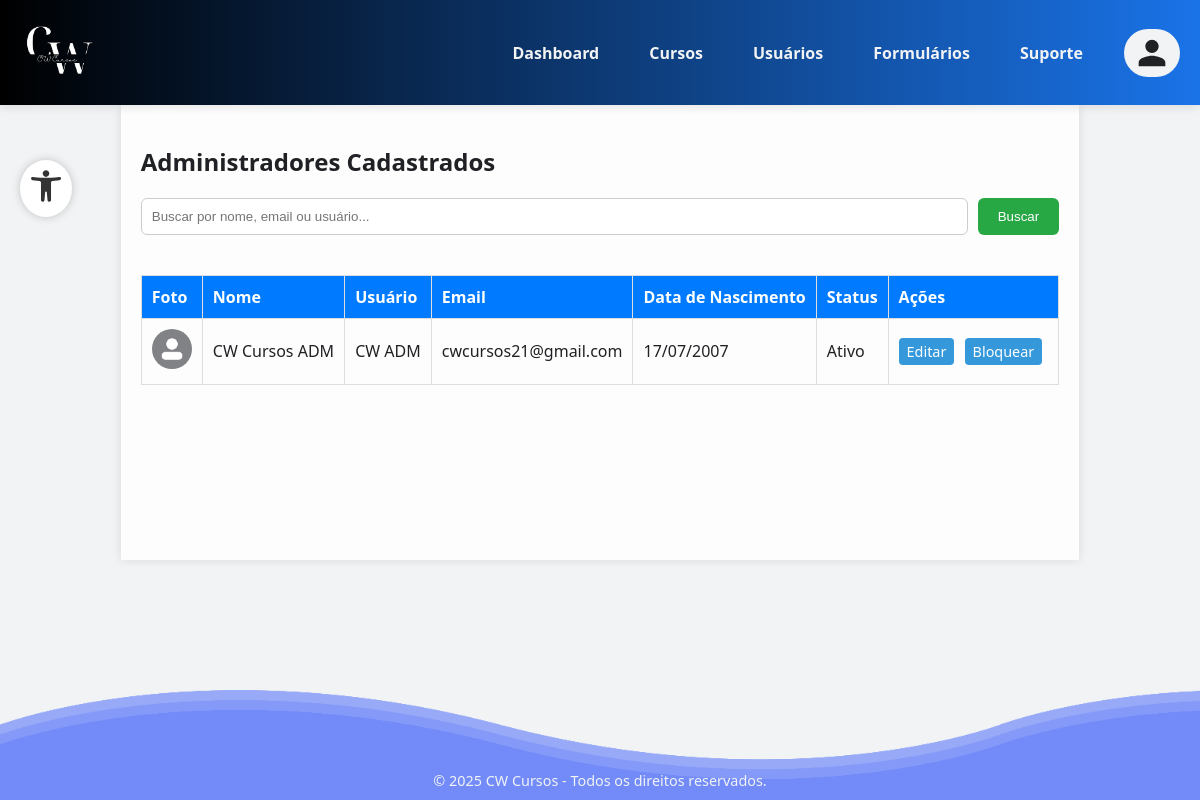
The app's page /administrador/usuarios/administrador/list.php, older data.
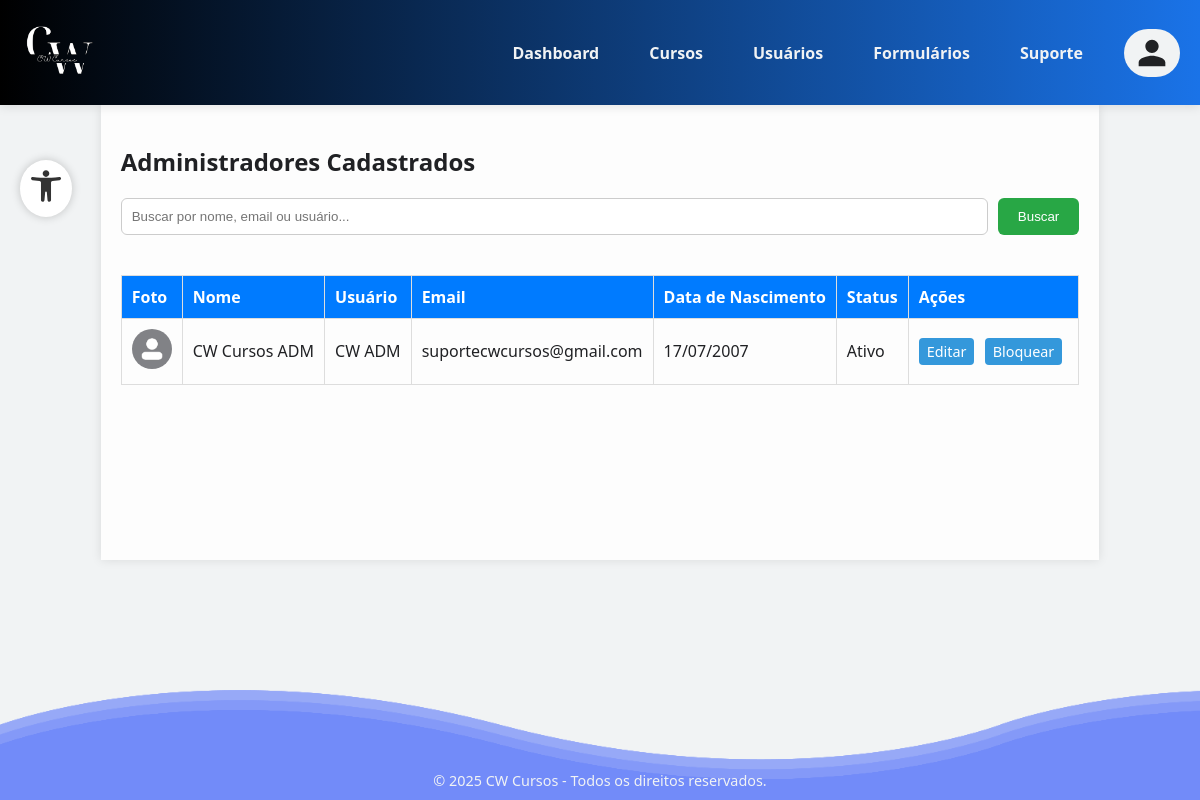
The same page, newer data.
### tables this page shows
CREATE TABLE IF NOT EXISTS `usuarios` (
  `id` int NOT NULL AUTO_INCREMENT,
  `nome` varchar(45) DEFAULT NULL,
  `usuario` varchar(50) DEFAULT NULL,
  `email` varchar(255) DEFAULT NULL,
  `senha` varchar(255) DEFAULT NULL,
  `photo` varchar(255) DEFAULT '/AAP-5_3306/funcoes/uploads/profile/default_profile.jpg',
  `data_nascimento` date DEFAULT NULL,
  `tipo` enum('aluno','professor','administrador') NOT NULL DEFAULT 'aluno',
  `status` enum('ativo','pendente','bloqueado') NOT NULL DEFAULT 'ativo',
  `reset_token_hash` varchar(255) DEFAULT NULL,
  `reset_token_expires_at` datetime DEFAULT NULL,
  `aceitou_termos` tinyint(1) NOT NULL DEFAULT '0',
  `cpf` varchar(14) DEFAULT NULL,
  `rg` varchar(20) DEFAULT NULL,
  `endereco` varchar(255) DEFAULT NULL,
  `telefone` varchar(20) DEFAULT NULL,
  `linkedin` varchar(255) DEFAULT NULL,
  `experiencia` text,
  `area_conhecimento` varchar(100) DEFAULT NULL,
  `disponibilidade` varchar(100) DEFAULT NULL,
  `token_ativacao` varchar(255) DEFAULT NULL,
  PRIMARY KEY (`id`),
  UNIQUE KEY `email` (`email`),
  UNIQUE KEY `usuario` (`usuario`) USING BTREE
);

### administrador/usuarios/funcoes/listagemUsuarios.php (the view, shortened to what this page needs)
<?php
function listarUsuarios($conexao, $type, $busca = '')
{
    $type = mysqli_real_escape_string($conexao, $type);
    $query = "SELECT * FROM usuarios WHERE tipo = '$type'";
    $query .= " ORDER BY nome ASC";
    $result = mysqli_query($conexao, $query);
    if (mysqli_num_rows($result) > 0) {
        echo '<table>
            <thead>
                <tr>
                    <th>Foto</th>
                    <th>Nome</th>
                    <th>Usuário</th>
                    <th>Email</th>';
        echo '      <th>Data de Nascimento</th>
                    <th>Status</th>
                    <th>Ações</th>
                </tr>
            </thead>
            <tbody>';
        while ($row = mysqli_fetch_assoc($result)) {
            $id = $row['id'];
            $nome = htmlspecialchars($row['nome']);
            $usuario = htmlspecialchars($row['usuario']);
            $email = htmlspecialchars($row['email']);
            $dataNascimento = date('d/m/Y', strtotime($row['data_nascimento']));
            $status = ucfirst($row['status']);
            $photo = htmlspecialchars($row['photo']);
            $btnAcao = $row['status'] === 'bloqueado'
                ? "<a href='../funcoes/acoes/desbloquear.php?id=$id' class='btn-acao'>Desbloquear</a>"
                : "<a href='../funcoes/acoes/bloquear.php?id=$id' class='btn-acao' onclick=\"return confirm('Tem certeza que deseja bloquear este usuário?')\">Bloquear</a>";
            echo "<tr>
                <td><img src='$photo' alt='Foto' width='40' height='40' style='border-radius: 50%;'></td>
                <td>$nome</td>
                <td>$usuario</td>
                <td>$email</td>";
            echo "  <td>$dataNascimento</td>
                <td>$status</td>
                <td>
                    <a href='../funcoes/editar.php?id=$id&type=$type' class='btn-acao'>Editar</a>
                    $btnAcao
                </td>
            </tr>";
        }
        echo '</tbody></table>';
    } else {
        echo "<p>Nenhum $type encontrado.</p>";
    }
}
?>

Row changes from the older to the newer data that the page shows:
changed usuarios "CW Cursos ADM": email "cwcursos21@gmail.com" → "suportecwcursos@gmail.com"
